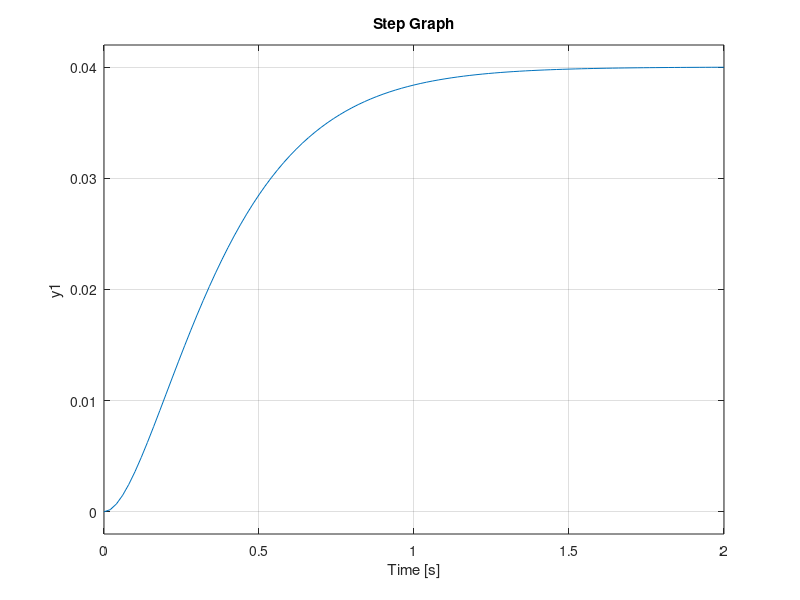

Write the MATLAB code that produced this figure.
%%
clear all
clc
num = [1]
denom = [1,10,25]
f = tf(num,denom)
subplot(2,1,1)
impulse(f)
title('Impulse Graph')
subplot(2,1,2)
step(f)
title('Step Graph')